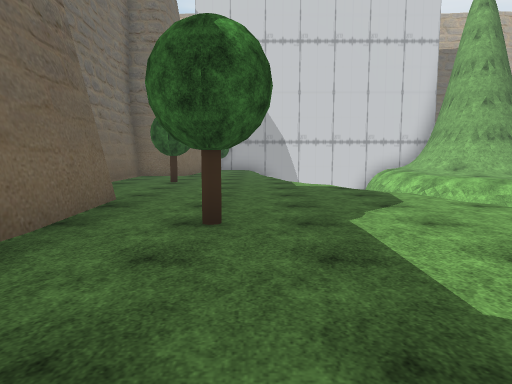
View 1 (above)

21 first-person views from a walk through a scene from a Unity 3-D project. The camera is 1.4 m above the floor, tilts 6° down and sees 70° across. The floor is counted in squares, 2 m on a side. Each view is taken from the middle of a square. On the plan, view 1 faces up. The plan holds only what a view shows up to about 11 squares ahead; the rest is blank. The place goes on beyond the plan. Some trees and plants on the terrain are drawn as simple stand-ins. The player character is not drawn. Door leaves are left out, so doorways stand open. Some surface patterns are stand-ins.

View 2
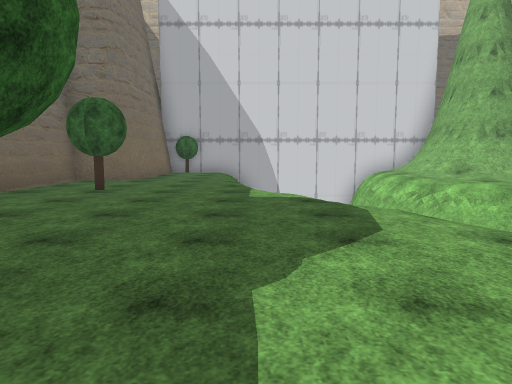

View 3
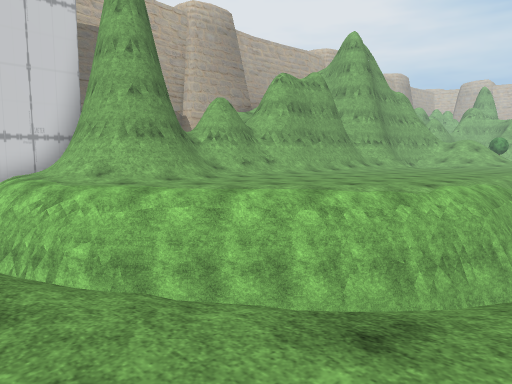

View 4
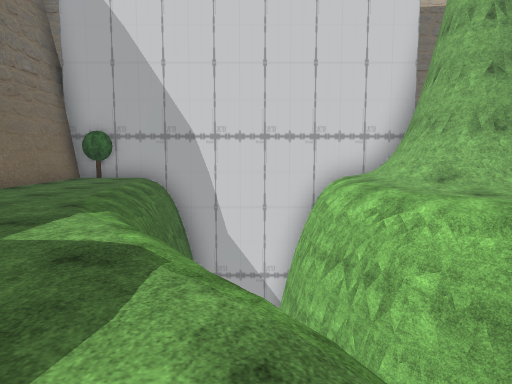

View 5
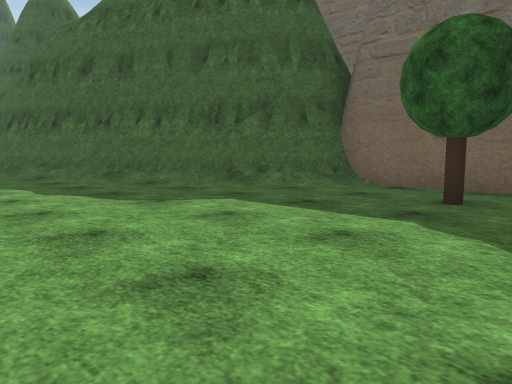

View 6
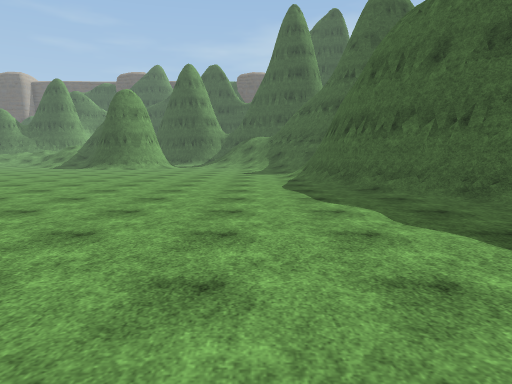

View 7
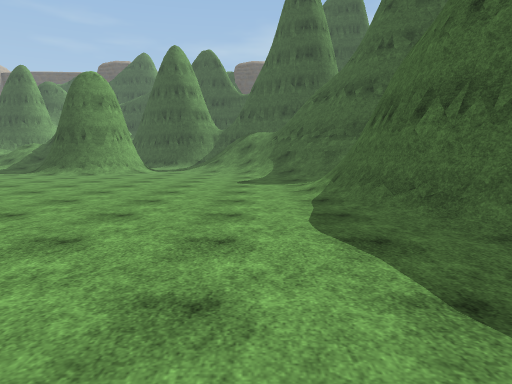

View 8
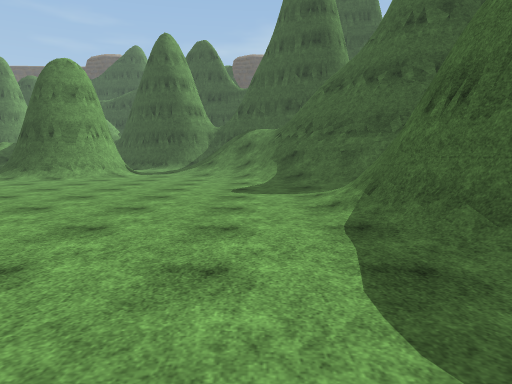

View 9
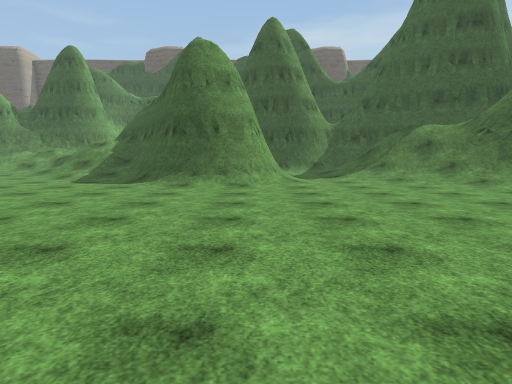

View 10
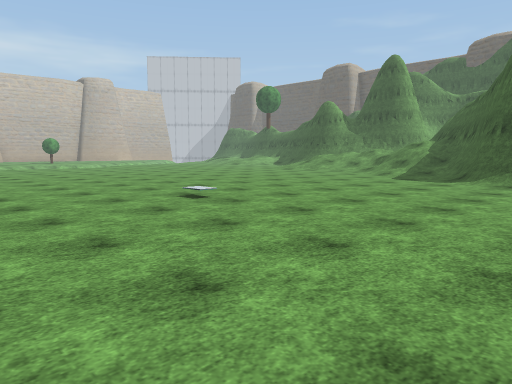

View 11
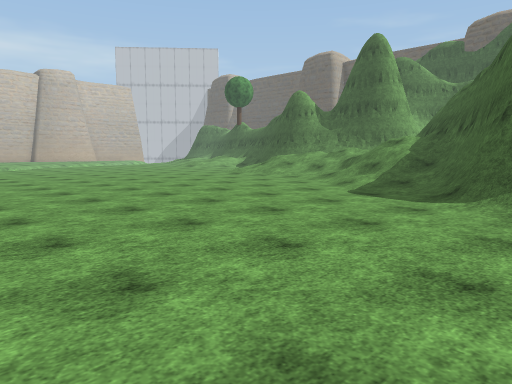

View 12
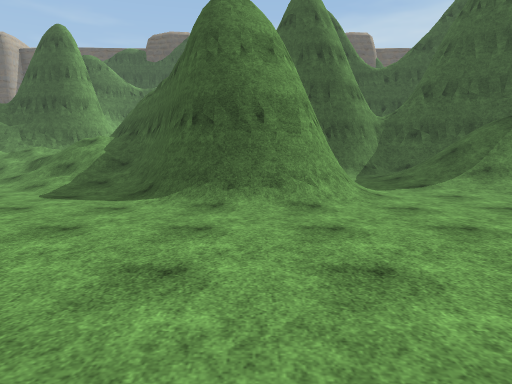

View 13
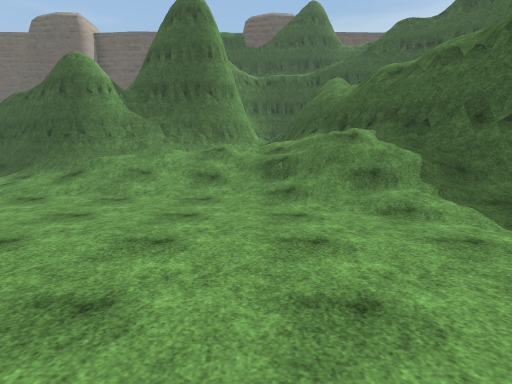

View 14
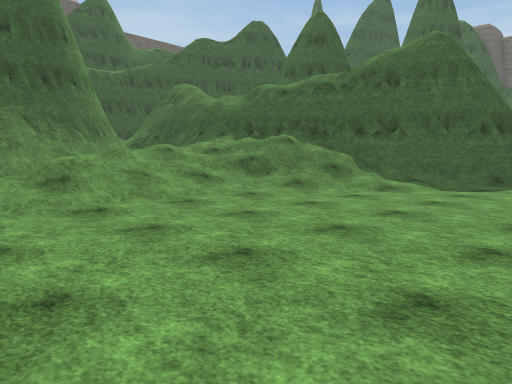

View 15
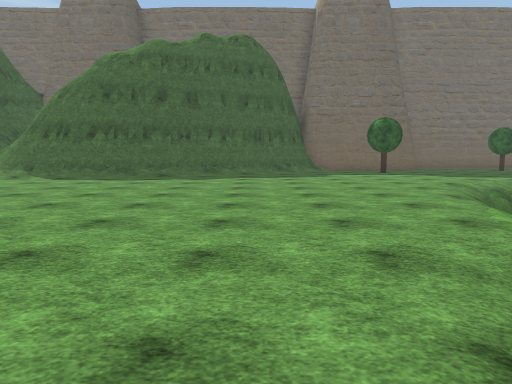

View 16
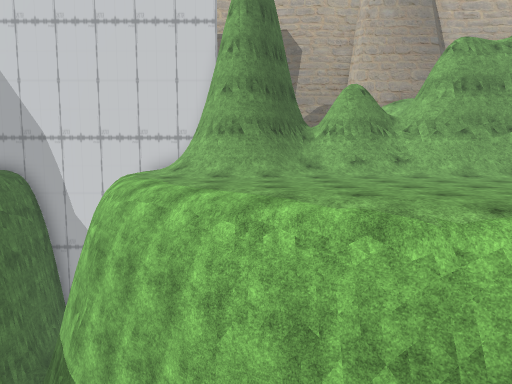

View 17
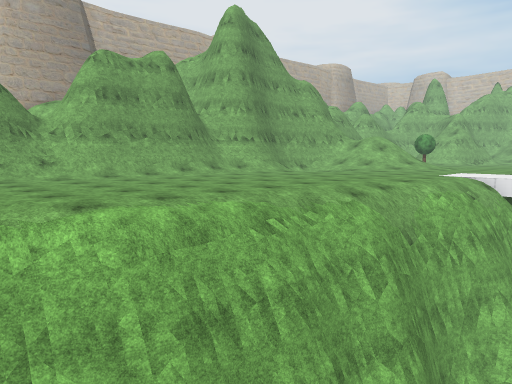

View 18
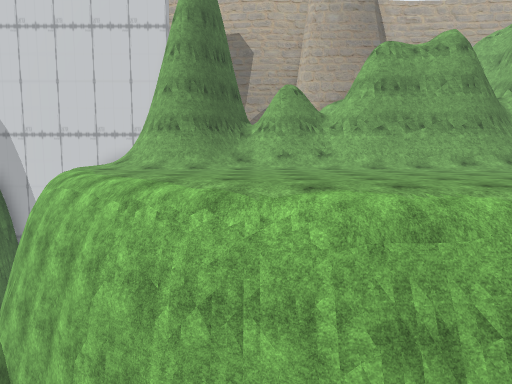

View 19
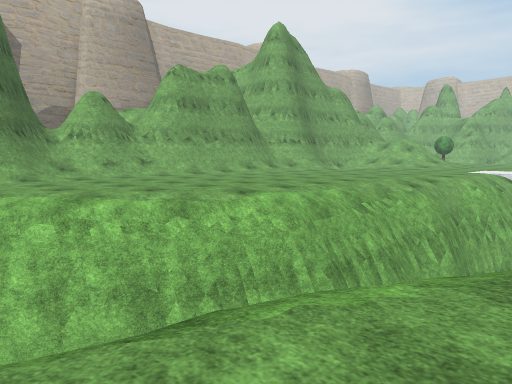

View 20
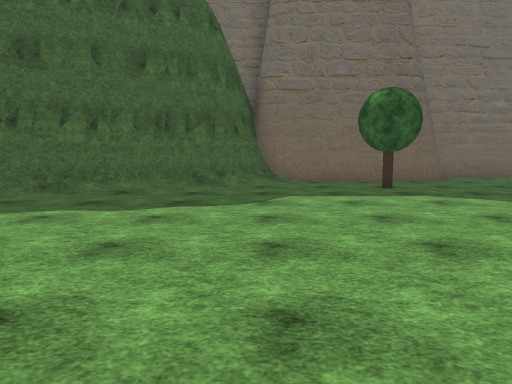

View 21
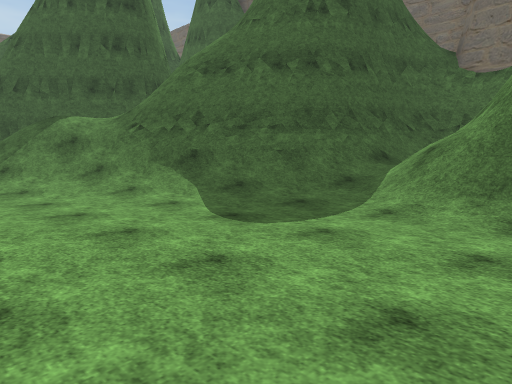

### Floor plan
Key: @ floor where view 1 was taken; # wall or solid block; . floor; / step, stairs or slope; v drop or lower ground; T tree.
Columns run from 4 left of view 1 to 21 right of it. Each row starts with its distance up from view 1.
 16   T#########
 15  #../v   //#
 14  #/./v  v//#
 13   ///vv v//#########
 12 # /..vvvvv//##/////#####
 11 #..../vvvv////.....////
 10 #..../  vv///.........
  9 #.T../v vvv//.........
  8 #...../v vvv//.........
  7 #....../v vvv//.........
  6 #....../v   vvv//........
  5 ##....../v   vvvvv//////..
  4  ##.T...//     vvvvvvvvv//
  3  ##......./vv      vvvvvvv
  2  #............v        v
  1  ##............/
  0   ##@.........../
 -1    #..............
 -2    ##............
 -3     #/..........
 -4     ##/..........
 -5      #/...............
 -6      ##...................
 -7       #/..................
 -8      ##/..................
 -9   #  ///.................
-10   ###//...................
-11    ###//..................
-12      ##//.................
-13       ##//...///..........
-14       ##///./###/.........
-15       #////./####//.......
-16       #//////   #////....
-17       #  ///    ##///////
-18       ##/  .     #///////
-19        ###/##    ##////
-20                   #//  ///
-21                   ## ///##
-22                    ######

Positions as (right, up) in squares from view 1, and headings:
1: (0, 0), facing up
2: (1, 2), facing up
3: (3, 3), facing up-right
4: (3, 5), facing up
5: (4, 5), facing down-left
6: (4, 3), facing down
7: (4, -1), facing down
8: (4, -3), facing down
9: (9, -5), facing down
10: (9, -4), facing down-right
11: (10, -8), facing down-right
12: (10, -8), facing down
13: (16, -11), facing down
14: (21, -12), facing down-left
15: (13, -1), facing left
16: (9, 2), facing up
17: (10, 1), facing up-right
18: (11, 1), facing up
19: (7, 1), facing up-right
20: (7, 1), facing left
21: (7, -7), facing down-left
